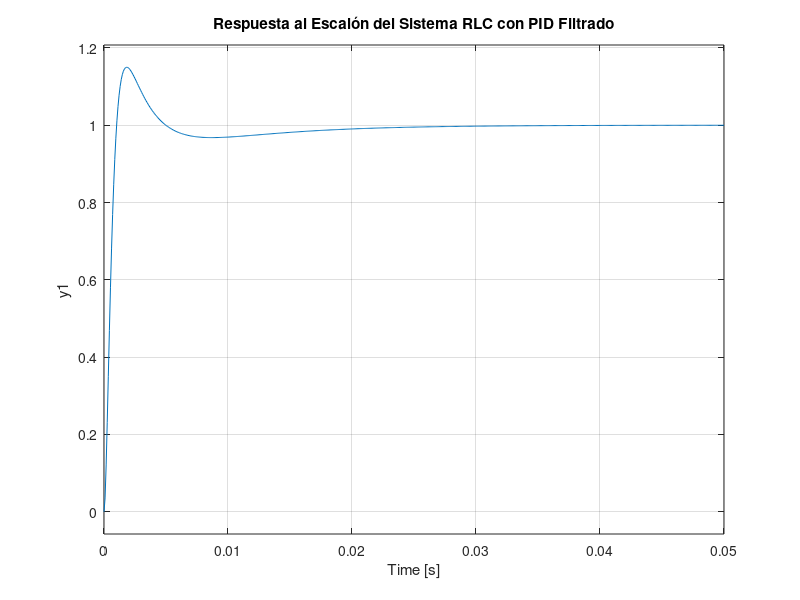
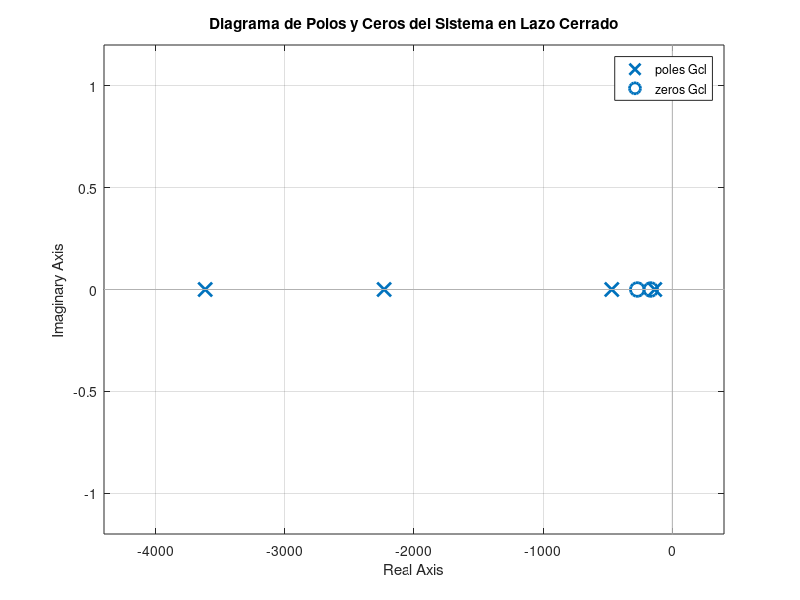

These figures' MATLAB source, in order:
%==========================================================================
%   Taller 6: Análisis de Estabilidad (Routh-Hurwitz) en MATLAB
%==========================================================================
clc; clear; close all;

% --- Parámetros del Circuito RLC (Taller 5) ---
R = 5;       % Resistencia (Ohmios)
L = 0.1;     % Inductancia (Henrios)
C = 220e-6;  % Capacitancia (Faradios)
% Parámetros PID Sintonizados (PID Tuner) ---
Kp = 16.7573;
Ki = 1762.8024;
Kd = 0.03622;
N  = 6402.7121;

% Función de Transferencia de la Planta (G_p(s)) ---
% Gp(s) = A / (s^2 + (R/L)s + A), donde A = 1/(L*C)
A = 1 / (L * C);
Num_p = A;
Den_p = [1, R/L, A];
disp('Funcion de Transferencia de la Planta G_p(s):');
G_RLC = tf(Num_p, Den_p)

% Función de Transferencia del Controlador (G_c(s))
% Gc(s) = Kp + Ki/s + Kd * (N*s / (s + N))
Num_c = [ (Kd*N + Kp), (Kp*N + Ki), (Ki*N) ];
Den_c = [1, N, 0]; % s*(s+N) = s^2 + Ns + 0
disp('Funcion de Transferencia del Controlador Filtrado G_c(s):');
CPID = tf(Num_c, Den_c)

% Sistema en Lazo Cerrado (Gcl) ---
% Gcl = Gc(s) * Gp(s) / (1 + Gc(s) * Gp(s))
Serie = series(CPID, G_RLC);
disp('Funcion de Transferencia del Sistema en Lazo Cerrado G_CL(s):');
Gcl = feedback(Serie, 1)  % Realimentacion unitaria H=1

% Análisis de Estabilidad ---
[Num_cl, Den_cl] = tfdata(Gcl, 'v');

% Hallar los Polos (raíces de P(s))
disp('Ubicacion de los Polos (Raices del Polinomio Caracteristico):');
p = pole(Gcl)

% Verificar estabilidad: si todos los polos tienen parte real negativa, es estable.
Real_Part = real(p);
if all(Real_Part < 0)
    disp('=> El sistema es ESTABLE (Todos los polos estan en el semiplano izquierdo).');
else
    disp('=> El sistema es INESTABLE (Al menos un polo esta en el semiplano derecho o sobre el eje imaginario).');
end

% --- 7. Gráficas de Análisis ---
figure(); step(Gcl); % Respuesta al escalon
title('Respuesta al Escalón del Sistema RLC con PID Filtrado');
grid on;
figure(); pzmap(Gcl); % Diagrama de polos y ceros
title('Diagrama de Polos y Ceros del Sistema en Lazo Cerrado');
grid on;